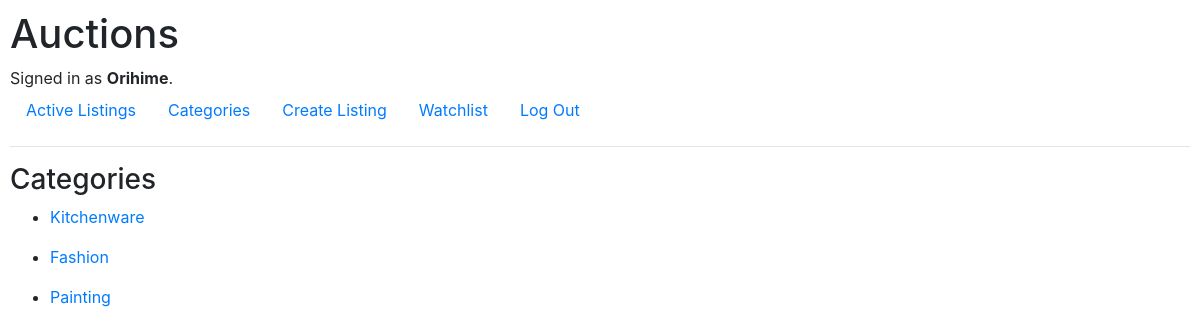
/categories/ (signed in), run on the app's committed database.
### auctions/models.py (models this page shows, shortened)
class User(AbstractUser):
    pass

class Listing(models.Model):
    seller = models.ForeignKey(settings.AUTH_USER_MODEL,
                               on_delete=models.CASCADE,
                               related_name="own_goods")
    title = models.CharField(max_length=32)
    description = models.TextField()
    starting_bid = models.PositiveIntegerField()
    image = models.URLField()
    category = models.CharField(max_length=24, null=True, blank=True)
    date_created = models.DateField(auto_now_add=True)

### auctions/views.py (the view)
# urls.py: path("categories/", views.categories, name="categories"),
def categories(request):
    listings = Listing.objects.all()
    categories_list = []
    for listing in listings:
        categories_list.append(listing.category)
    all_categories = set(categories_list)
    return render(request, "auctions/category_list.html",
                  {"categories": all_categories})

### auctions/templates/auctions/category_list.html (shortened to what this page needs)
{% extends "auctions/layout.html" %}
{% block body %}
<h3>Categories</h3>
{% for category in categories %}
    <ul>
        <li><a href="{% url 'a_category' category %}">{{ category }}</a></li>
    </ul>
{% endfor %}
{% endblock %}

### auctions/templates/auctions/layout.html (shortened to what this page needs)
{% load static %}
<!DOCTYPE html>
<html lang="en">
    <head>
        <link rel="stylesheet" href="https://stackpath.bootstrapcdn.com/bootstrap/4.4.1/css/bootstrap.min.css">
        <link href="{% static 'auctions/styles.css' %}" rel="stylesheet">
    </head>
    <body>
        <h1>Auctions</h1>
        <div>
            {% if user.is_authenticated %}
                Signed in as <strong>{{ user.username }}</strong>.
            {% else %}
                Not signed in.
            {% endif %}
        </div>
        <ul class="nav">
            <li class="nav-item">
                <a class="nav-link" href="{% url 'index' %}">Active Listings</a>
            </li>
            <li class="nav-item">
                <a class="nav-link" href="{% url 'categories' %}">Categories</a>
            </li>
            {% if user.is_authenticated %}
                <li class="nav-item">
                    <a class="nav-link" href="{% url 'create' %}">Create Listing</a>
                </li>
                <li class="nav-item">
                    <a class="nav-link" href="{% url 'watchlist' %}">Watchlist</a>
                </li>
                <li class="nav-item">
                    <a class="nav-link" href="{% url 'logout' %}">Log Out</a>
                </li>
            {% endif %}
        </ul>
        <hr>
        {% block body %}
        {% endblock %}
    </body>
</html>

### auctions/static/auctions/styles.css (style rules this page uses)
body { padding: 10px; }

### data on the page
User: username "Orihime"
Listing: categories "Kitchenware"
Listing: categories "Fashion"
Listing: categories "Painting"
